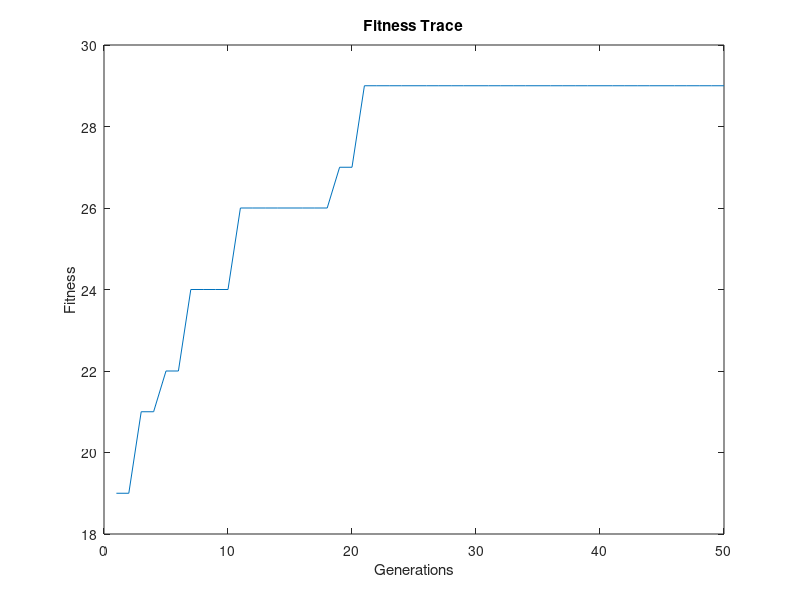

MATLAB code for this plot:
%%%%%%%%%%%%%%%%%%%%%%%%%%%%%%%%%%%%%%%%%%%%%%%%%%%%%%%%%%%%%%%%%%%%%%%%%%
% Function simpleGA:
% This Function illustrate how a GA could be used to evolve a population of
% randomly generated bianry strings. The Fitness of an individual is determined
% by the number of '1'. An archive will store the fittest individual at each
% generation and the evolutionary trace plotted after the algorithm shows that
% GA is capable of improving the fitness of the evolving population
%%%%%%%%%%%%%%%%%%%%%%%%%%%%%%%%%%%%%%%%%%%%%%%%%%%%%%%%%%%%%%%%%%%%%%%%%%

%%%%%%%%%%%%%%%%%%%%%%%%%%%%%%%%%%%%%%%%%%%%%%%%%%%%%%%%%%%%%%%%%%%%%%%%%%%%%
% Algorithm Definations:
% pop               An array of individuals which represent the evolving population
% pop(i)            The ith individual in the evolving population
% pop(i).chromosome The genotype value of the ith individual, which is a
%                   binary sting in this algorithm
% pop(i).fitness    The fitness of the ith individual
% fitness_trend     An array which tracks the fitness of the archive
% pop_archive       An archive which stores the fittest individual in each generation
% matingpop         An array of individuals that are being selected for crossover and mutation
%%%%%%%%%%%%%%%%%%%%%%%%%%%%%%%%%%%%%%%%%%%%%%%%%%%%%%%%%%%%%%%%%%%%%%%%%%%%%

function simpleGA()
close all       % Close all active windows
clc             % Clear the command window
clear           % Initialize the memory
rand('state',1) % Modify the random number generator by considering other integers
                % so that re-running the program without changes will not yield the
                % same results.
% modified randomized generator using time as a seed
% rand('state',sum(100*clock))

%%%%%%%%%%%%%%%%%%%%%%%%%%%%%%%%%%%%%%%%%%%%%%%%%%%%%%%%%%%%%%%%%%%%%%%%%%%%%
% Parameter Initialisation:
% Input your own parameters below
%%%%%%%%%%%%%%%%%%%%%%%%%%%%%%%%%%%%%%%%%%%%%%%%%%%%%%%%%%%%%%%%%%%%%%%%%%%%%

POP_SIZE=10;            % Number of individuals in the population
                        % Even POP_SIZE MUST be used for proper operation
MUTATION_RATE=0.03;     % Probability of mutation (typically <.1)
CROSSOVER_RATE=0.8;     % Probability of crossover (typically near 1)
CHRMOSOME_LENGTH=30;    % Length of the chromosome
MAX_GENERATION=50;      % Number of times the loop will run

%%%%%%%%%%%%%%%%%%%%%%%%%%%%%%%%%%%%%%%%%%%%%%%%%%%%%%%%%%%%%%%%%%%%%%%%%%
% Algorithm Initialisation:
% The Intial Population of the algorithm will be created here. It will
% consists of POP_SIZE chrmosomes of length CHRMOSOME_LENGTH each. Each
% chrmosome will have the default fitness of 0 and each allele will be
% randomised to take the value of 0 or 1.
%%%%%%%%%%%%%%%%%%%%%%%%%%%%%%%%%%%%%%%%%%%%%%%%%%%%%%%%%%%%%%%%%%%%%%%%%%

for i=1:1:POP_SIZE
    pop(i).chromosome = rand(1, CHRMOSOME_LENGTH);
    pop(i).fitness = 0;
    for j=1:1:CHRMOSOME_LENGTH
        if (pop(i).chromosome(j)<0.5)
            pop(i).chromosome(j)=0;
        else
            pop(i).chromosome(j)=1;
        end
    end
end
fitness_trend=zeros(1,MAX_GENERATION);

%%%%%%%%%%%%%%%%%%%%%%%%%%%%%%%%%%%%%%%%%%%%%%%%%%%%%%%%%%%%%%%%%%%%%%%%%%
% Begin of Evolution:
% The population will be evolved here. First the fitness of each chrmosome
% will be calcluated and the best chromosome will be stored in the archive.
% The mating pool will be created by applying tourament selection on the
% combined evolving population and archive. Uniform crossover and bit-flipped
% mutation will be applied subsequently. This process will be repeated for
% MAX_GENERATION generations
%%%%%%%%%%%%%%%%%%%%%%%%%%%%%%%%%%%%%%%%%%%%%%%%%%%%%%%%%%%%%%%%%%%%%%%%%%

pop_archive=[];
for gen=1:1:MAX_GENERATION
    %Fitness Evaluation
    for n=1:1:POP_SIZE,
        pop(n).fitness = get_Fitness(pop(n).chromosome,CHRMOSOME_LENGTH);
    end
    %Archiving
    for n=1:1:POP_SIZE
        pop_archive = archive(pop(n), pop_archive);
    end
    %Tracking the fitness of the best individual
    fitness_trend(gen)=pop_archive(1).fitness;


    %Initialise the mating pool via tournament selection

    %elite is appended to the current population
    if size(pop_archive,2)~= 0
         pop = [pop pop_archive];
    end

    %elite replace the weakest individual of the current population
%     if size(pop_archive,2)~= 0
%         tmp_fitness = pop(1).fitness;
%         tmp_index=1;
%         for n=2:1:POP_SIZE,
%             if pop(n).fitness < tmp_fitness
%                 tmp_fitness = pop(n).fitness;
%                 tmp_index = n;
%             end
%         end
%         pop(tmp_index)=pop_archive;
%     end


    %Tournament selection with replacement
    for n=1:1:POP_SIZE
        matingpop(n)=tournament(pop);
    end

    %Tournament selection without replacement
%     matingpop=tournament2(pop,POP_SIZE);

    %Applying the genetic operators
    pop = crossover(matingpop, CROSSOVER_RATE,CHRMOSOME_LENGTH);
    for n=1:1:POP_SIZE,
        pop(n).chromosome = mutate(pop(n).chromosome, MUTATION_RATE);
    end
end
%Plot the fitness trace
figure
plot(fitness_trend);
title('Fitness Trace');
ylabel('Fitness')
xlabel('Generations')

%%%%%%%%%%%%%%%%%%%%%%%%%%%%%%%%%%%%%%%%%%%%%%%%%%%%%%%%%%%%%%%%%%%%%%%%%%
% End of function simpleGA
%%%%%%%%%%%%%%%%%%%%%%%%%%%%%%%%%%%%%%%%%%%%%%%%%%%%%%%%%%%%%%%%%%%%%%%%%%

%%%%%%%%%%%%%%%%%%%%%%%%%%%%%%%%%%%%%%%%%%%%%%%%%%%%%%%%%%%%%%%%%%%%%%%%%%
% Function tournament:
% This Function wil randomly select two individuals from the evolving
% population. The fitter individual will be chosen and added to the
% mating pool. This will be repeated for POP_SIZE times until the mating
% pool is full
%%%%%%%%%%%%%%%%%%%%%%%%%%%%%%%%%%%%%%%%%%%%%%%%%%%%%%%%%%%%%%%%%%%%%%%%%%

function pair = tournament(pop)
sel = ceil(rand(1,1)*size(pop,2));
com = ceil(rand(1,1)*size(pop,2));
if pop(sel).fitness > pop(com).fitness;
    index = sel;
else
    index = com;
end
pair=pop(index);

%%%%%%%%%%%%%%%%%%%%%%%%%%%%%%%%%%%%%%%%%%%%%%%%%%%%%%%%%%%%%%%%%%%%%%%%%%
% End of function tournament
%%%%%%%%%%%%%%%%%%%%%%%%%%%%%%%%%%%%%%%%%%%%%%%%%%%%%%%%%%%%%%%%%%%%%%%%%%

%%%%%%%%%%%%%%%%%%%%%%%%%%%%%%%%%%%%%%%%%%%%%%%%%%%%%%%%%%%%%%%%%%%%%%%%%%
% Function tournament 2:
% This Function will perform tournament selection without replacement. The
% parent population will be grouped in pairs. The winner of each pair for this
% first tournament will be selected for the variation operation. This process
% will be repeated again. The winners of both tournaments will be paired together
% where the n-th winner of both groups will be together.
%%%%%%%%%%%%%%%%%%%%%%%%%%%%%%%%%%%%%%%%%%%%%%%%%%%%%%%%%%%%%%%%%%%%%%%%%%

function popC = tournament2(pop,pop_size)

order1=randperm(size(pop,2));
order2=randperm(size(pop,2));

for i=1:2:pop_size
    if pop(order1(i)).fitness > pop(order1(i+1)).fitness;
        index1 = order1(i);
    else
        index1 = order1(i+1);
    end
    if pop(order2(i)).fitness > pop(order2(i+1)).fitness;
        index2 = order2(i);
    else
        index2 = order2(i+1);
    end
    popC(i)=pop(index1);
    popC(i+1)=pop(index2);
end

%%%%%%%%%%%%%%%%%%%%%%%%%%%%%%%%%%%%%%%%%%%%%%%%%%%%%%%%%%%%%%%%%%%%%%%%%%
% End of function tournament 2
%%%%%%%%%%%%%%%%%%%%%%%%%%%%%%%%%%%%%%%%%%%%%%%%%%%%%%%%%%%%%%%%%%%%%%%%%%

%%%%%%%%%%%%%%%%%%%%%%%%%%%%%%%%%%%%%%%%%%%%%%%%%%%%%%%%%%%%%%%%%%%%%%%%%%
% Function mutate:
% This Function will mutate the different allele with a probability MUTATION_RATE
%%%%%%%%%%%%%%%%%%%%%%%%%%%%%%%%%%%%%%%%%%%%%%%%%%%%%%%%%%%%%%%%%%%%%%%%%%
function indnew = mutate(ind, mutation_rate)
for i=1:1:size(ind,2)
    if rand(1,1)<mutation_rate
        ind(i) = 1-ind(i) ;
    end
end
indnew = ind;
%%%%%%%%%%%%%%%%%%%%%%%%%%%%%%%%%%%%%%%%%%%%%%%%%%%%%%%%%%%%%%%%%%%%%%%%%%
% End of function mutate
%%%%%%%%%%%%%%%%%%%%%%%%%%%%%%%%%%%%%%%%%%%%%%%%%%%%%%%%%%%%%%%%%%%%%%%%%%

%%%%%%%%%%%%%%%%%%%%%%%%%%%%%%%%%%%%%%%%%%%%%%%%%%%%%%%%%%%%%%%%%%%%%%%%%%
% Function crossover:
% This Function will crossover alleles between two selected chromosomes.
% Crossover will occur at a probability of CROSSOVER_RATE and if it does,
% each pairs of allele will have a 50% chance of being swapped
%%%%%%%%%%%%%%%%%%%%%%%%%%%%%%%%%%%%%%%%%%%%%%%%%%%%%%%%%%%%%%%%%%%%%%%%%%

function childpop = crossover(pop, crossover_rate,length);
for n=1:2:size(pop,2)
    sis = pop(n).chromosome;bro = pop(n+1).chromosome;
    if rand(1,1)<crossover_rate
        for len=1:1:length
            if rand(1,1)<0.5
                tmp = sis(len);
                sis(len)=bro(len);
                bro(len)=tmp;
            end
        end
    end
    pop(n).chromosome = sis;
    pop(n+1).chromosome = bro;
end
childpop = pop;

%%%%%%%%%%%%%%%%%%%%%%%%%%%%%%%%%%%%%%%%%%%%%%%%%%%%%%%%%%%%%%%%%%%%%%%%%%
% End of function crossover
%%%%%%%%%%%%%%%%%%%%%%%%%%%%%%%%%%%%%%%%%%%%%%%%%%%%%%%%%%%%%%%%%%%%%%%%%%

%%%%%%%%%%%%%%%%%%%%%%%%%%%%%%%%%%%%%%%%%%%%%%%%%%%%%%%%%%%%%%%%%%%%%%%%%%
% Function archive:
% This Function will select the better individuals and store it into pop_archive
%%%%%%%%%%%%%%%%%%%%%%%%%%%%%%%%%%%%%%%%%%%%%%%%%%%%%%%%%%%%%%%%%%%%%%%%%%

function popC = archive(ind, popB)
%Add if archive is empty
if size(popB,2)==0,
    popB(1).chromosome = ind.chromosome;
    popB(1).fitness = ind.fitness;
end

if (popB(1).fitness < ind.fitness)
    popB(1).chromosome = ind.chromosome;
    popB(1).fitness = ind.fitness;
end
popC=popB;

%%%%%%%%%%%%%%%%%%%%%%%%%%%%%%%%%%%%%%%%%%%%%%%%%%%%%%%%%%%%%%%%%%%%%%%%%%
% End of function archive
%%%%%%%%%%%%%%%%%%%%%%%%%%%%%%%%%%%%%%%%%%%%%%%%%%%%%%%%%%%%%%%%%%%%%%%%%%

%%%%%%%%%%%%%%%%%%%%%%%%%%%%%%%%%%%%%%%%%%%%%%%%%%%%%%%%%%%%%%%%%%%%%%%%%%
% Function get_fitness:
% This Function evaluate the fitness of a given chrmosome which is given by
% the number of '1'. The optimal solution is a bianry string with all
% alleles equal to one
%%%%%%%%%%%%%%%%%%%%%%%%%%%%%%%%%%%%%%%%%%%%%%%%%%%%%%%%%%%%%%%%%%%%%%%%%%

function fitness = get_Fitness(ind, length)
fitness = 0;
for len=1:1:length
    fitness = fitness + ind(len);
end

%%%%%%%%%%%%%%%%%%%%%%%%%%%%%%%%%%%%%%%%%%%%%%%%%%%%%%%%%%%%%%%%%%%%%%%%%%
% End of function get_fitness
%%%%%%%%%%%%%%%%%%%%%%%%%%%%%%%%%%%%%%%%%%%%%%%%%%%%%%%%%%%%%%%%%%%%%%%%%%
